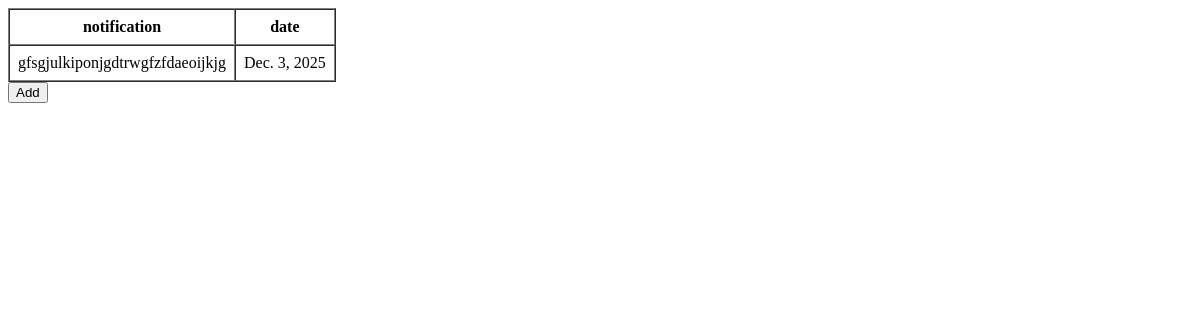
Before: /notification with the older database file.
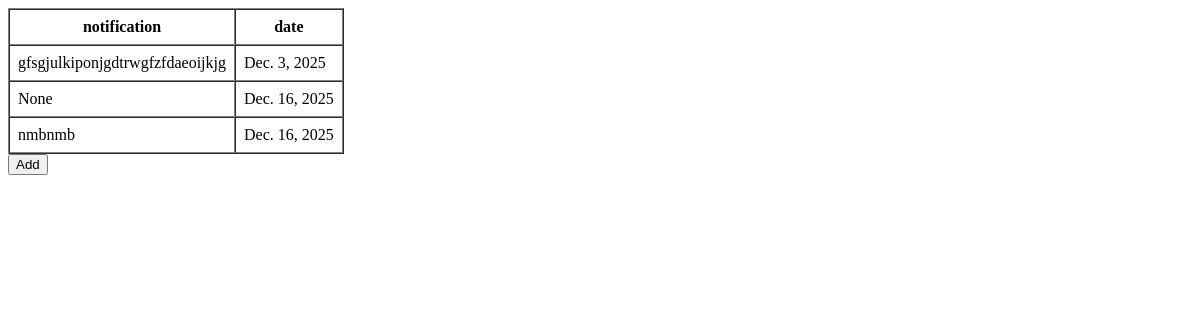
After: the same page with the newer database file.
### BrainTumorDetectionApp/models.py (models this page shows)
class notificationTable(models.Model):
    Notification=models.CharField(max_length=300, null=True, blank=True)
    Date=models.DateField(auto_now_add=True, null=True, blank=True)

### BrainTumorDetectionApp/views.py (the view)
# urls.py: path('notification', notificationPage.as_view(), name="addnotifi"),
class notificationPage(View):
    def get(self, request):
        obj = notificationTable.objects.all()
        return render(request, "doctor/notification.html", {'val': obj} )

### templates/doctor/notification.html (shortened to what this page needs)
<!DOCTYPE html>
<html lang="en">
<head>
</head>
<body>
    <table  border="1" cellpadding="8" cellspacing="0">
        <tr>
            <th>notification </th>
            <th>date</th>
        </tr>
        {% for i in val %}
        <tr>
        <td>{{ i.Notification }}</td>
        <td>{{ i.Date }}</td>
        </tr>
        {% endfor %}
    </table>
    <a href="addnotifi"><input type="submit" value="Add"></a>
</body>
</html>

Changed rows visible on the page:
added notificationTable: Notification "None", Date "Dec. 16, 2025"
added notificationTable: Notification "nmbnmb", Date "Dec. 16, 2025"
